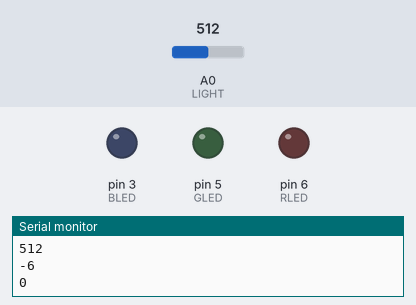
Simulated run of this sketch. Board: Arduino Uno, built with avr-gcc and run on an emulated ATmega328P. Shown: output pins drawn as LEDs (lit = HIGH), the last lines printed to the serial monitor. The test bench sets the inputs (shaded band); at power-on: A0 (LIGHT) = 512. Pins used as bus, display or sensor lines are not drawn.

Above: at 1.8 s.
1.9 s: A0 (LIGHT) set to 490
At 2.3 s:
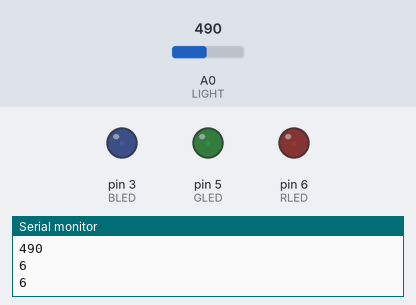
3.5 s: A0 (LIGHT) set to 306
At 5.1 s:
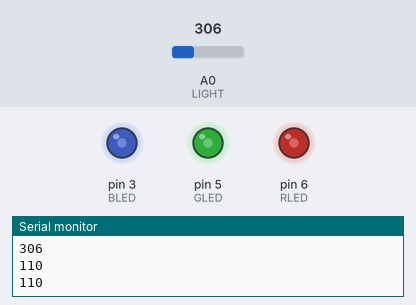
5.5 s: A0 (LIGHT) set to 122
At 6.7 s:
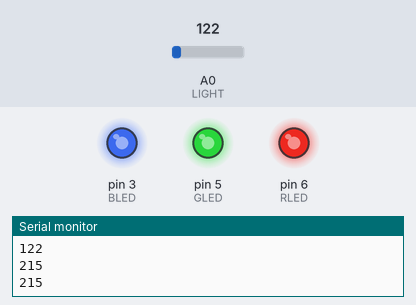
Timing chart, 0 to 8.5 s (numbered marks = the images above; inputs shaded):
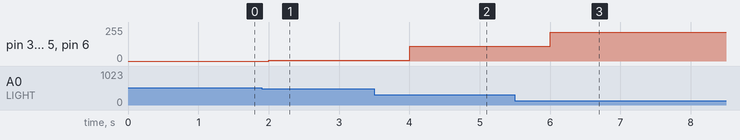

Measured:
- after the input at 1.9 s, pin 3 (BLED), pin 5 (GLED), pin 6 (RLED): 0/255 → 6/255 after 0.10 s
- after the input at 3.5 s, pin 3 (BLED), pin 5 (GLED), pin 6 (RLED): 6/255 → 110/255 after 0.50 s
- after the input at 5.5 s, pin 3 (BLED), pin 5 (GLED), pin 6 (RLED): 110/255 → 215/255 after 0.51 s

The sketch:

IntroToAdruinoShieldCalibrate.ino
```cpp
//test ldr values using serial print

const int LIGHT=A0;          //Lght Sensor on Analog Pin 0
const int BUTTON=4;          //The Button is connected to pin 2
const int RLED=6;            //Red LED on pin 6 (PWM)
const int GLED=5;            //Green LED on Pin 5 (PWM)
const int BLED=3;            //blue LED on Pin 3 (PWM)
const int Vcc=A1;            //set to high
const int GND=2;             //set to low

const int MIN_LIGHT=50;     //Minimum expected light value
const int MAX_LIGHT=500;      //Maximum Expected Light value
int val = 0;                 //variable to hold the analog reading


boolean lastButton = LOW;    //Last Button State
boolean currentButton = LOW; //Current Button State          //Cycle between LED states
float rval = 1;
float bval = 1;
float gval = 1;

void setup()
{
  pinMode (BLED, OUTPUT);   //Set Blue LED as Output
  pinMode (GLED, OUTPUT);   //Set Green LED as Output
  pinMode (RLED, OUTPUT);   //Set Red LED as Output
  pinMode (BUTTON, INPUT_PULLUP);  //Set button as input with internal pullup resistor
  pinMode (LIGHT, INPUT); // Set LDR to an input
  pinMode (GND, OUTPUT);  // Set Ground pin to output
  digitalWrite(GND, LOW);   // Set Ground pin to low
  pinMode (Vcc, OUTPUT);  // Set Voltage pin to output
  digitalWrite(Vcc, HIGH);   // Set Voltage pin to high
  Serial.begin(9600);

}

void loop()
{


  val = analogRead(LIGHT);                      //read the light sensor
  Serial.println(val);
  val = map(val, MIN_LIGHT, MAX_LIGHT, 255, 0); //map the light reading
  Serial.println(val);
  val = constrain(val, 0, 255);                 //constrain light value
  Serial.println(val);
  analogWrite(RLED, val * rval);                       //control the LED
  analogWrite(BLED, val * bval);                       //control the LED
  analogWrite(GLED, val * gval);                       //control the LED
  Serial.println();
  delay(1000);


}
```
